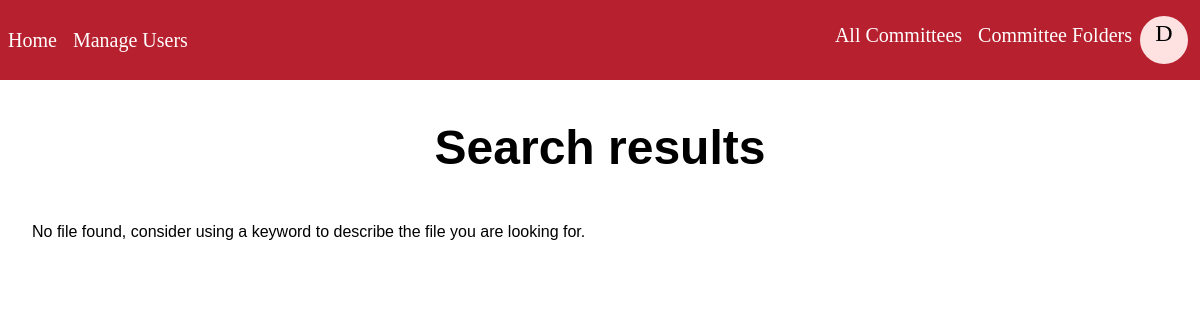
/searched-files.html/ (signed in), run on an earlier commit of the app's database.
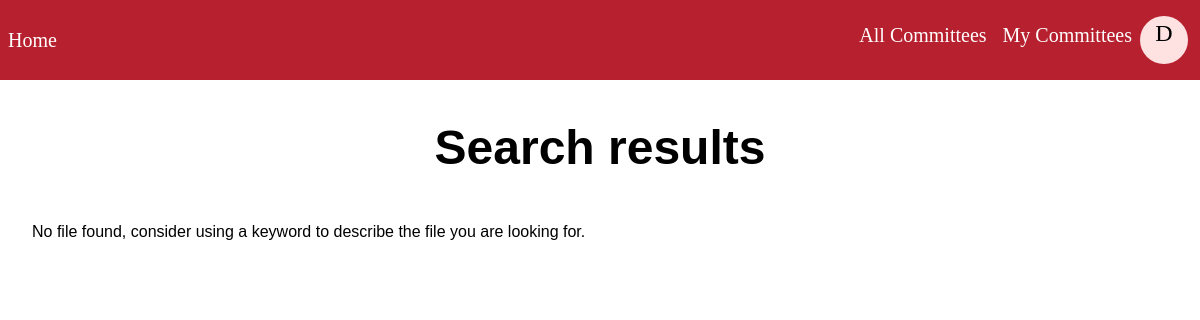
And on a later commit of the database.
### base/views.py (the view)
# urls.py: path('searched-files.html/', views.search_files, name = 'search-files'),
@login_required(login_url = 'login')
def search_files(request):
    if request.GET.get('q') != None:
        q = request.GET.get('q')
    else:
        q = ''
    user = request.user
    committees = Committees.objects.filter(members=user) | Committees.objects.filter(convener=user) | Committees.objects.filter(staff=user)
    filtered_files = File.objects.filter(
        (Q(name__icontains = q) | Q(keywords__icontains = q) | Q(committee__name__icontains = q))
    )
    committee_list=[]
    for c in committees:
        committee_list.append(c.name)
    bool_list=[]
    search_file_paths=[]
    for file in filtered_files:
        search_file_paths.append(str(settings.MEDIA_URL) + str(file.file))
        if str(file.committee) in committee_list:
            bool_list.append(True)
        else:
            bool_list.append(False)
    files_context = []
    for i in range(len(filtered_files)):
        files_context.append([filtered_files[i],search_file_paths[i],bool_list[i]])
    context={
        'committees':committee_list,
        'files_context':files_context,
        'search_files':filtered_files,
        'search_file_paths':search_file_paths,
    }
    return render(request,'base/searched-files.html',context)

### base/templates/base/searched-files.html (shortened to what this page needs)
{% extends 'main.html' %}
{% load static %}
{% block content %}
<div class = "content">
  <head>
</head>
<h1 style = "font-size: 6vh; text-align: center; margin-top: 15vh;">Search results</h1>
<div class="file_display">
  {% if files_context %}
      {% for f in files_context %}
          <div class="file_card">
              <a class="name_file" href="{{ f.1 }}">{{ f.0.name }}</a>
              <hr style="border-top: 0.2vh solid #4d4c4c; width: 40vh; margin-left: 10vh; margin-top: 2vh;">
              <div class="card_content">
                  <div class="location">
                      <label style="font-size: 2.5vh;">Committee:</label>
                      <p class="path">{{ f.0.committee }}</p>
                  </div>
                  <div class="location">
                      <label style="font-size: 2.5vh;">Path:</label>
                      <p class="path">{{ f.1 }}</p>
                  </div>
              </div>
              {% if f.2 %}
                  <a class="delete_file" href="{% url 'deletefile' f.0.id|urlencode %}">Delete</a>
              {% endif %}
          </div>
          <br>
      {% endfor %}
  {% else %}
      <p>No file found, consider using a keyword to describe the file you are looking for.</p>
  {% endif %}
</div>
{% endblock content %}

### template/navbar.html (shortened to what this page needs)
{% block content %}
        <div class = "navbar">
            <div class = "left">
                <a href = "{% url 'home' %}" class = "navlinks">Home</a>
                {% if request.user.is_superuser %}
                    <a href = "{% url 'users_allowed' %}" class = "navlinks">Manage Users</a>
                {% endif %}
            </div>
            <div class = "right">
            {% if request.user.is_authenticated %}
                    <a href = "{% url 'committees_list' %}" class = "navlinks">All Committees</a>
                {% if request.user.is_superuser %}
                    <a href="{% url 'file-start' %}" class="navlinks">Committee Folders</a>
                {% else %}
                    <a href="{% url 'file-start' %}" class="navlinks">My Committees</a>
                {% endif %}
                    <div class="dropdown-main">
                        {% if request.user.avatar %}
                            <img src="{{ request.user.avatar.url }}" class="profile-avatar" alt="User Avatar">
                        {% else %}
                            <div class="profile-circle"><p>{{ request.user.pname|slice:":1" }}</p></div>
                        {% endif %}
                    </div>
            {% else %}
                <a href="{% url 'login' %}" class="navlinks">Login</a>
            {% endif %}
            </div>
        </div>
{% endblock content %}

What changed in the data, as far as the page shows it:
changed User: is_superuser True → False (drawn)
Also different on the page:
text no longer shown: "Manage Users Committee Folders"
text now shown: "My Committees"
